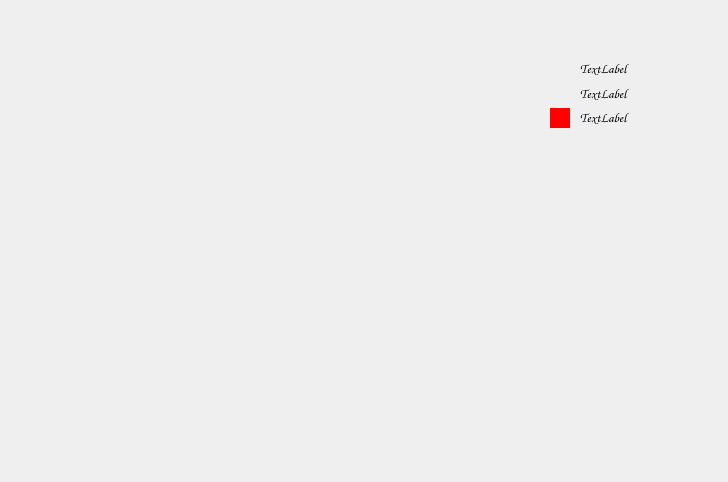
<?xml version="1.0" encoding="UTF-8"?>
<ui version="4.0">
 <class>statistique</class>
 <widget class="QDialog" name="statistique">
  <property name="geometry">
   <rect>
    <x>0</x>
    <y>0</y>
    <width>728</width>
    <height>482</height>
   </rect>
  </property>
  <property name="windowTitle">
   <string>Dialog</string>
  </property>
  <property name="styleSheet">
   <string notr="true">background-image: url(:/img/ressources/2.png);</string>
  </property>
  <widget class="QLabel" name="label_4">
   <property name="geometry">
    <rect>
     <x>580</x>
     <y>109</y>
     <width>171</width>
     <height>16</height>
    </rect>
   </property>
   <property name="font">
    <font>
     <family>Comic Sans MS</family>
     <pointsize>10</pointsize>
    </font>
   </property>
   <property name="text">
    <string>TextLabel</string>
   </property>
  </widget>
  <widget class="QLabel" name="label_3">
   <property name="geometry">
    <rect>
     <x>580</x>
     <y>85</y>
     <width>151</width>
     <height>16</height>
    </rect>
   </property>
   <property name="font">
    <font>
     <family>Comic Sans MS</family>
     <pointsize>10</pointsize>
    </font>
   </property>
   <property name="text">
    <string>TextLabel</string>
   </property>
  </widget>
  <widget class="QWidget" name="widget_6" native="true">
   <property name="geometry">
    <rect>
     <x>539</x>
     <y>73</y>
     <width>31</width>
     <height>31</height>
    </rect>
   </property>
   <property name="styleSheet">
    <string notr="true">background-image: url(:/img/ressources/carre-jaune-fond-transparent.png);</string>
   </property>
  </widget>
  <widget class="QLabel" name="label_2">
   <property name="geometry">
    <rect>
     <x>580</x>
     <y>60</y>
     <width>171</width>
     <height>16</height>
    </rect>
   </property>
   <property name="font">
    <font>
     <family>Comic Sans MS</family>
     <pointsize>10</pointsize>
    </font>
   </property>
   <property name="styleSheet">
    <string notr="true"/>
   </property>
   <property name="text">
    <string>TextLabel</string>
   </property>
  </widget>
  <widget class="QWidget" name="widget_5" native="true">
   <property name="geometry">
    <rect>
     <x>550</x>
     <y>108</y>
     <width>20</width>
     <height>20</height>
    </rect>
   </property>
   <property name="styleSheet">
    <string notr="true">background-color: rgb(255, 0, 0);
background-image: url(:/img/ressources/rouge.jpg);</string>
   </property>
  </widget>
  <widget class="QWidget" name="widget" native="true">
   <property name="geometry">
    <rect>
     <x>550</x>
     <y>60</y>
     <width>20</width>
     <height>20</height>
    </rect>
   </property>
   <property name="styleSheet">
    <string notr="true">background-image: url(:/img/ressources/blue.jpg);</string>
   </property>
  </widget>
 </widget>
 <resources/>
 <connections/>
</ui>
